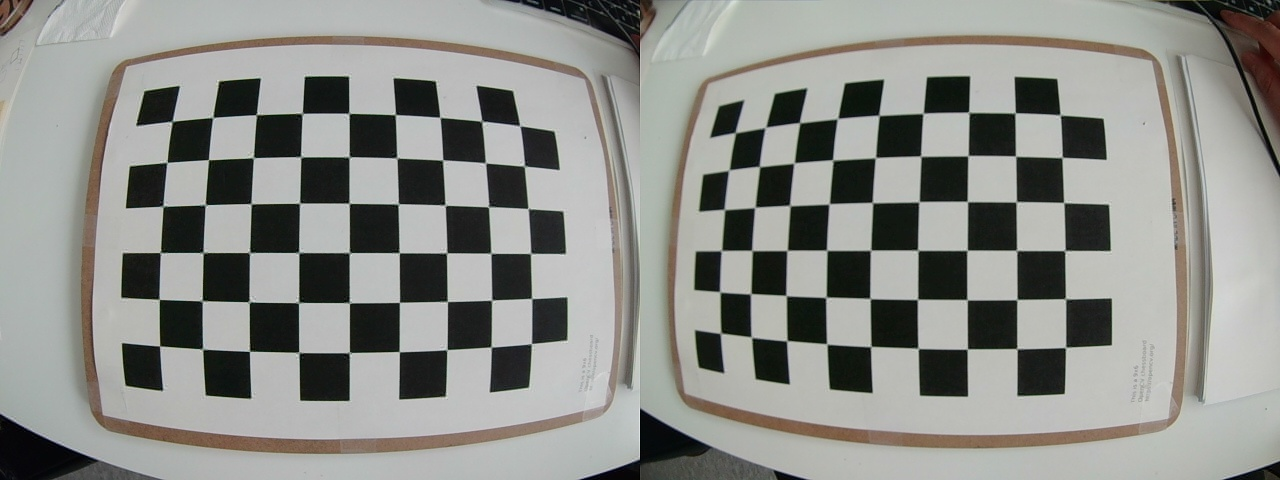
//> input picture src/sCalibration-90/1625714177.54602.jpg, 1280 x 480 px; its folder holds only this picture in this run
$ ./caliParam   (built with g++ and OpenCV 4)
//> lines starting //> are read from the running program, lines starting //| are printed output that depends on the picture; after the words box and inside, x2 and y2 are one past the last pixel; in counts of white or black regions, pixels touching at a corner belong together
#pragma warning(disable:4996);
#include <opencv2/opencv.hpp>
#include <opencv2/calib3d/calib3d.hpp>
#include <opencv2/calib3d/calib3d_c.h>
#include <opencv2/highgui/highgui.hpp>
#include <opencv2/imgproc/imgproc.hpp>
#include <stdio.h>
#include <opencv2/opencv_modules.hpp>
//#include <librealsense2/rs.hpp>
#include <iostream>
#include <vector>

using namespace cv;
using namespace std;

int CHECKERBOARD[2]{ 6, 9 };

int main()
{
	vector<cv::String> images;
	string path = "./linkFolder/sCalibration-90";

	cv::glob(path, images);


	cout << "로드한 이미지 개수 : " << images.size() << endl;
	if (images.size() == 0)
		cout << "이미지가 존재하지 않음! \n" << endl;


	vector<vector<cv::Point3f> > objpoints_right;
	vector<vector<cv::Point3f> > objpoints_left;

	vector<vector<cv::Point2f> > imgpoints_right;
	vector<vector<cv::Point2f> > imgpoints_left;


	vector<cv::Point3f> objp;

	for (int i = 0; i < CHECKERBOARD[1]; i++)
		for (int j = 0; j < CHECKERBOARD[0]; j++)
			objp.push_back(cv::Point3f(j * 10, i * 10, 0));


	cv::Mat frame, gray;
	vector<cv::Point2f> corner_pts;

	bool success;
	char buf[256];
	int index = 0;

	cv::Mat lrImg[2];
	for (int i = 0; i < images.size(); i++)
	{
		frame = cv::imread(images[i]);
//> frame is the input picture: 480 rows x 1280 cols, CV_8UC3; mean B, G, R 136.5, 141, 139.9
		cv::cvtColor(frame, gray, cv::COLOR_BGR2GRAY);
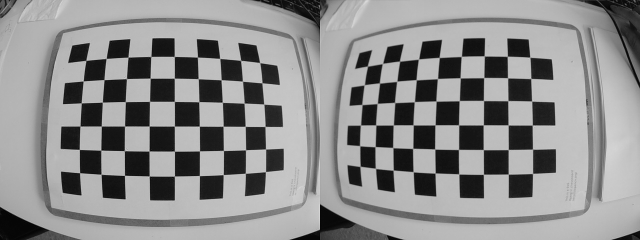
//> gray: 480 rows x 1280 cols, CV_8UC1 (shown at 1/2 size); min 0, max 234, mean 140.2

		lrImg[0] = gray(Range::all(), Range(0, gray.cols/2));
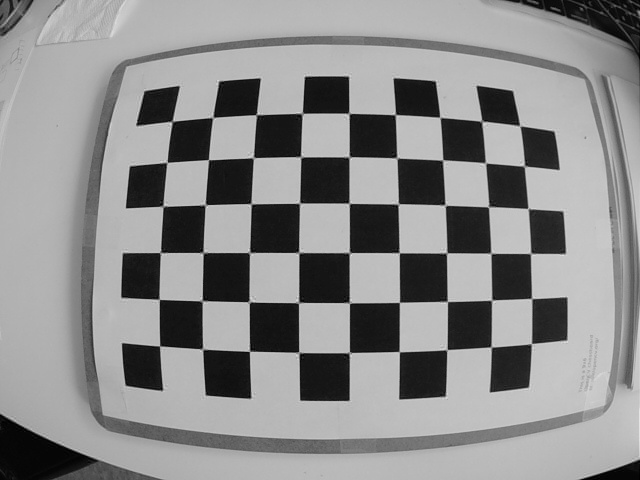
//> lrImg[0]: 480 rows x 640 cols, CV_8UC1; min 0, max 234, mean 138.8
		lrImg[1] = gray(Range::all(), Range(gray.cols/2, gray.cols));
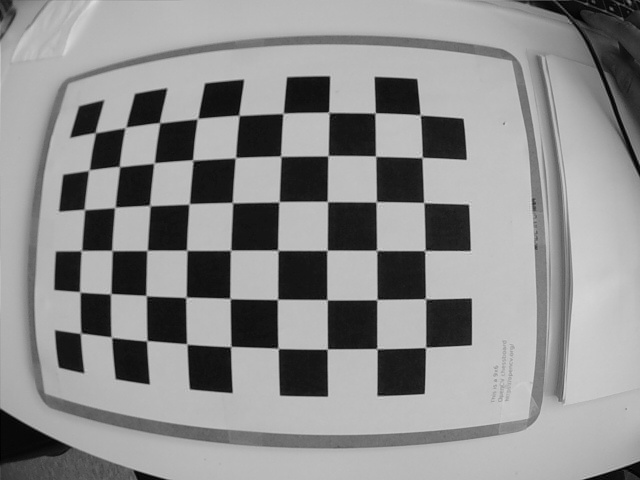
//> lrImg[1]: 480 rows x 640 cols, CV_8UC1; min 0, max 219, mean 141.5

		for(int ii = 0; ii < 2; ii++)
		{

			success = cv::findChessboardCorners(lrImg[ii], cv::Size(CHECKERBOARD[0], CHECKERBOARD[1]), corner_pts,
							CV_CALIB_CB_ADAPTIVE_THRESH | CV_CALIB_CB_FAST_CHECK | CV_CALIB_CB_NORMALIZE_IMAGE);

			if (success)
			{
				cv::TermCriteria criteria(CV_TERMCRIT_EPS | CV_TERMCRIT_ITER, 300, 0.001);

				cv::cornerSubPix(lrImg[ii], corner_pts, cv::Size(11, 11), cv::Size(-1, -1), criteria);


				if((ii % 2) != 0)
					for(int k = 0; k < corner_pts.size(); k++)
						corner_pts[k].x += lrImg[ii].cols;

				cv::drawChessboardCorners(frame, cv::Size(CHECKERBOARD[0], CHECKERBOARD[1]), corner_pts, success);

				if ((ii % 2) == 0)
				{
					objpoints_left.push_back(objp);
					imgpoints_left.push_back(corner_pts);
				}
				else
				{
					objpoints_right.push_back(objp);
					imgpoints_right.push_back(corner_pts);
				}

			}

		}
//> this loop made 2 passes
//> success on passes 1 to 2: true, true
//> pass 1, `cv::drawChessboardCorners(frame, cv::Size(CHECKERBOARD[0], CHECKERBOAR..`:
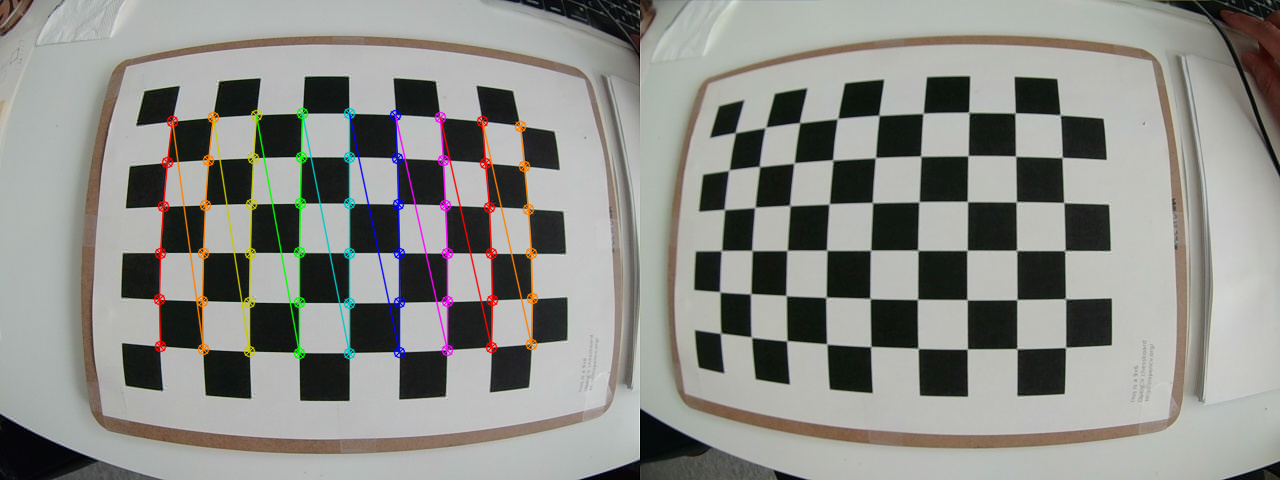
//> frame: 480 rows x 1280 cols, CV_8UC3; 2.64% of pixels changed, all inside (x1, y1, x2, y2) = (153, 107, 539, 360)
//> pass 2, `cv::drawChessboardCorners(frame, cv::Size(CHECKERBOARD[0], CHECKERBOAR..`:
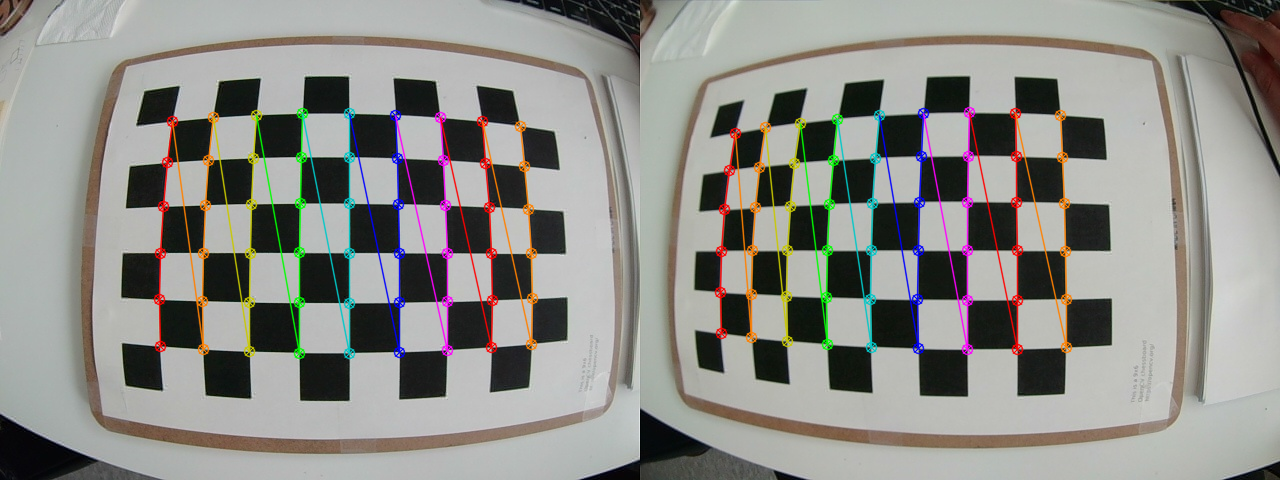
//> frame: 480 rows x 1280 cols, CV_8UC3; 2.56% of pixels changed, all inside (x1, y1, x2, y2) = (714, 106, 1073, 356)
//> after the loop, corner_pts = 54 Points (x, y), first 12: [720.6, 333.3], [719.8, 291.8], [721.4, 250.6], [724.4, 209.5], [728.9, 170.1], [735.3, 132.6], [751.4, 337.2], [750.6, 293.8], [752, 250.5], [754.9, 207.4], [759.4, 166.5], [765.4, 127.5]
// [9 lines of commented-out code are left out]
	}

	cv::destroyAllWindows();

	cv::Mat cameraMatrix_left, distCoeffs_left, R_left, T_left;
	cv::Mat cameraMatrix_right, distCoeffs_right, R_right, T_right;

	// cameraMatrix는 내부 파라미터
	// distCoeffs는 왜곡 파라미터
	// R, T 는 외부 파라미터

	cv::calibrateCamera(objpoints_left, imgpoints_left, cv::Size(gray.rows, gray.cols/2), cameraMatrix_left, distCoeffs_left, R_left, T_left);
//> cameraMatrix_left = [[811.4, 0, 213], [0, 869.1, 299.4], [0, 0, 1]]; distCoeffs_left = [-1.16, -4.67, -0.0729, 0.235, 14.57]; R_left = [[-0.0884, -0.212, -1.55]]; T_left = [[-12.37, 9.88, 172.1]]
	cv::calibrateCamera(objpoints_right, imgpoints_right, cv::Size(gray.rows, gray.cols/2), cameraMatrix_right, distCoeffs_right, R_right, T_right);
//> cameraMatrix_right = [[686.7, 0, 161.6], [0, 1501.9, 394.3], [0, 0, 1]]; distCoeffs_right = [-0.887, 0.573, 0.00462, 0.175, -0.16]; R_right = [[-0.912, 0.279, -1.24]]; T_right = [[203.6, -12.01, 267.1]]

	cv::FileStorage fsFront("CameraParams.xml", cv::FileStorage::WRITE);
	fsFront << "Left_CameraMatrix" << cameraMatrix_left;
	fsFront << "Left_DistCoeffs" << distCoeffs_left;
	fsFront << "Left_Rotation_Vector" << R_left;
	fsFront << "Left_Translation_Vector" << T_left;

	fsFront << "Right_CameraMatrix" << cameraMatrix_right;
	fsFront << "Right_DistCoeffs" << distCoeffs_right;
	fsFront << "Right_Rotation_Vector" << R_right;
	fsFront << "Right_Translation_Vector" << T_right;

	cv::Mat R, T, E, F;
	cv::Size imgsize(gray.rows, gray.cols/2);

	cv::stereoCalibrate(objpoints_left, imgpoints_left, imgpoints_right,
		cameraMatrix_left, distCoeffs_left, cameraMatrix_right, distCoeffs_right, imgsize,
		R, T, E, F, cv::CALIB_FIX_INTRINSIC, cv::TermCriteria(cv::TermCriteria::COUNT + cv::TermCriteria::EPS, 30, 1e-6));
//> R = [[0.639, -0.198, 0.744], [0.00448, 0.967, 0.254], [-0.77, -0.159, 0.619]]; T = [90.3, -65.39, 154.9]


	fsFront << "Rotation_Matrix" << R;
	fsFront << "Translation_Vector" << T;
	fsFront << "Essential_Matrix" << E;
	fsFront << "Fundamental_Matrix" << F;

	cv::Mat R1, R2, P1, P2, Q;
	cv::Rect validRoi[2];

	cv::stereoRectify(cameraMatrix_left, distCoeffs_left, cameraMatrix_right, distCoeffs_right, imgsize,
		R, T, R1, R2, P1, P2, Q, cv::CALIB_ZERO_DISPARITY, 1, imgsize, &validRoi[0], &validRoi[1]);
//> R1 = [[0.922, -0.00496, 0.386], [0.324, 0.554, -0.767], [-0.21, 0.832, 0.513]]; R2 = [[0.877, 0.0974, -0.47], [-0.473, 0.343, -0.812], [0.0821, 0.934, 0.347]]; P1 = [[-1589.4, 0, -909.2, 0], [0, -1589.4, 2267.1, 0], [0, 0, 1, 0]]

	fsFront << "R1" << R1;
	fsFront << "R2" << R2;
	fsFront << "P1" << P1;
	fsFront << "P2" << P2;
	fsFront << "Q" << Q;

	fsFront.release();
	// [11 lines of commented-out code are left out]

	return 0;
}

$ run again, on src/sCalibration-90/1625714237.06397.jpg
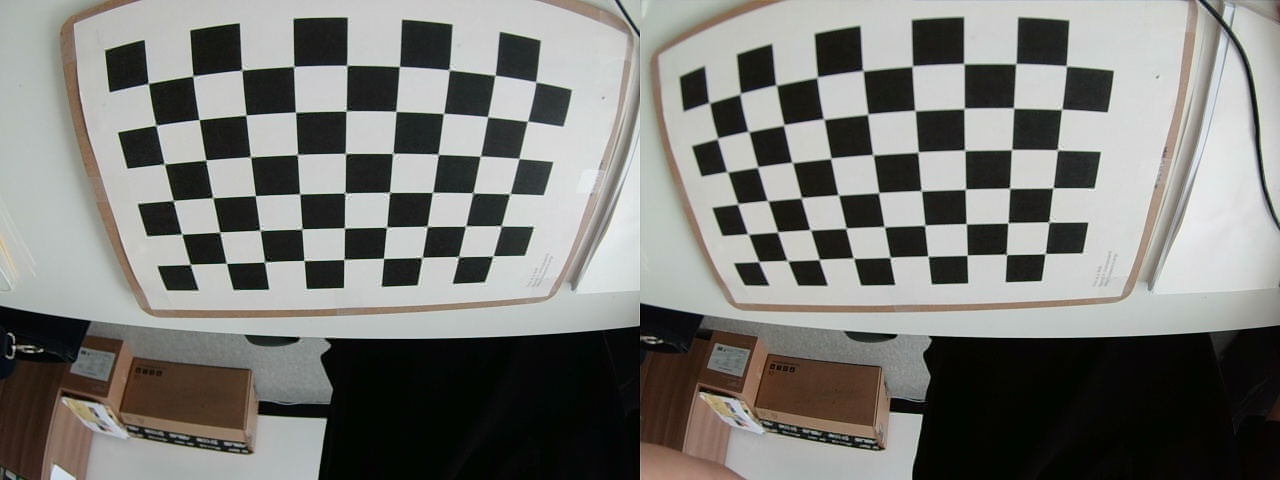
//> input picture src/sCalibration-90/1625714237.06397.jpg, 1280 x 480 px
//> frame is the input picture: 480 rows x 1280 cols, CV_8UC3; mean B, G, R 118.7, 122.5, 122.6
//> `lrImg[1] = gray(Range::all(), Range(gray.cols/2, gray.cols));`:
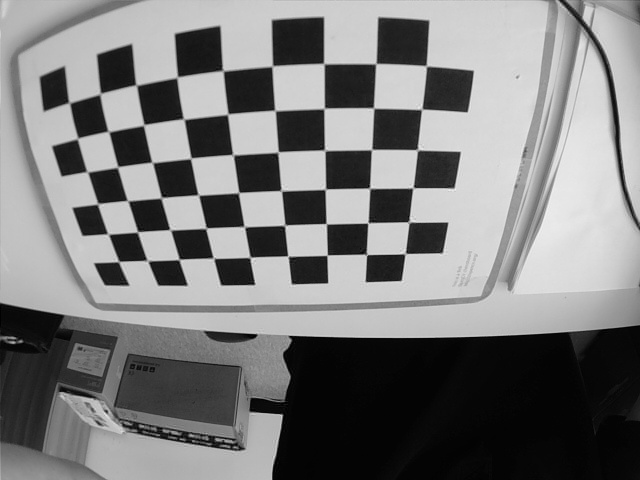
//> lrImg[1]: 480 rows x 640 cols, CV_8UC1; min 0, max 245, mean 123.4
//> the loop `for(int ii = 0; ii < 2; ii++)` made 2 passes
//> success on passes 1 to 2: true, true
//> pass 2, `cv::drawChessboardCorners(frame, cv::Size(CHECKERBOARD[0], CHECKERBOAR..`:
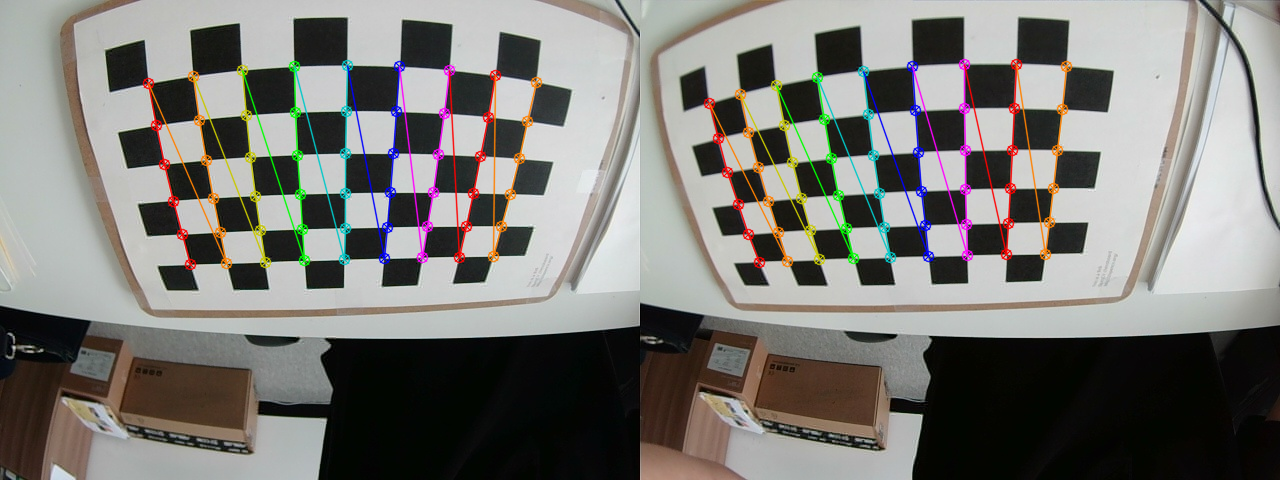
//> frame: 480 rows x 1280 cols, CV_8UC3; mean B, G, R 117.6, 121.8, 123.3
//> after the loop `for(int ii = 0; ii < 2; ii++)`: corner_pts = 54 Points (x, y), first 12: [758.6, 261.5], [748, 234], [737.7, 203.8], [727.2, 171.8], [717.5, 138.4], [709.1, 102.7], [787.4, 260.6], [777.6, 231.9], [767.6, 200.7], [757.6, 167], [748.4, 131.5], [740.2, 93.75]
//> cameraMatrix_left = [[409.3, 0, 348.9], [0, 408.9, 243.4], [0, 0, 1]]; distCoeffs_left = [-0.397, 0.308, 0.0168, -0.000377, -0.164]; R_left = [[0.603, 0.503, -1.5]]; T_left = [[-41.16, 5.01, 100.2]]
//> cameraMatrix_right = [[905.9, 0, 268.1], [0, 671.9, 444.3], [0, 0, 1]]; distCoeffs_right = [0.0839, 0.0717, -0.291, 0.0501, -0.591]; R_right = [[-0.351, 1.68, -1.37]]; T_right = [[113.9, -46.5, 254.7]]
//> R = [[0.256, -0.0968, 0.962], [0.365, 0.931, -0.00332], [-0.895, 0.352, 0.273]]; T = [28.6, -35.86, 188.8]
//> R1 = [[0.9, -0.156, -0.408], [0.14, 0.988, -0.0696], [0.414, 0.00562, 0.91]]; R2 = [[-0.147, 0.185, -0.972], [-0.127, 0.971, 0.204], [0.981, 0.153, -0.119]]; P1 = [[-702.8, 0, -1653.4, 0], [0, -702.8, -128.3, 0], [0, 0, 1, 0]]

$ run again, on src/sCalibration-90/1625714260.21781.jpg
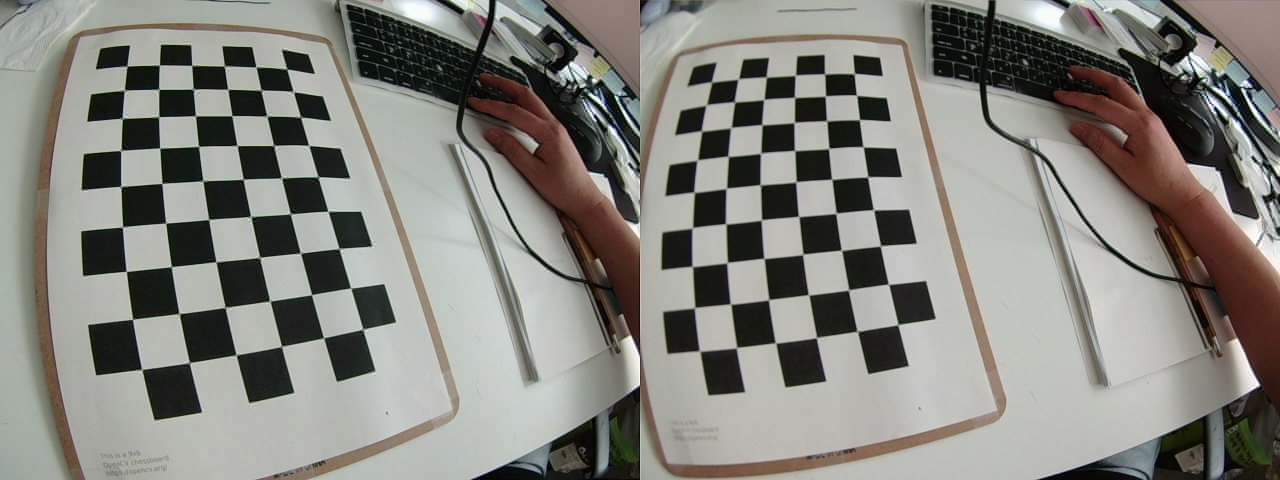
//> input picture src/sCalibration-90/1625714260.21781.jpg, 1280 x 480 px
//> frame is the input picture: 480 rows x 1280 cols, CV_8UC3; mean B, G, R 126.2, 132.4, 133.1
//> `lrImg[1] = gray(Range::all(), Range(gray.cols/2, gray.cols));`:
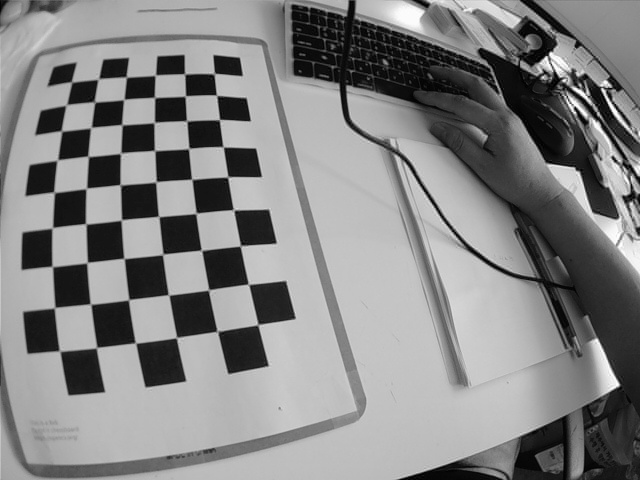
//> lrImg[1]: 480 rows x 640 cols, CV_8UC1; min 0, max 255, mean 132.2
//> the loop `for(int ii = 0; ii < 2; ii++)` made 2 passes
//> success on passes 1 to 2: true, true
//> pass 2, `cv::drawChessboardCorners(frame, cv::Size(CHECKERBOARD[0], CHECKERBOAR..`:
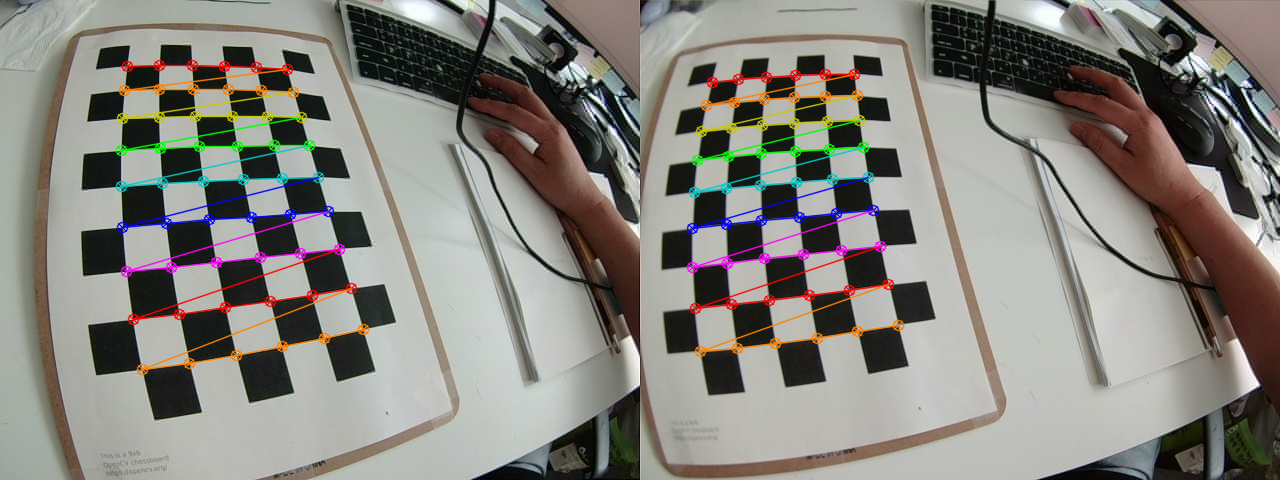
//> frame: 480 rows x 1280 cols, CV_8UC3; mean B, G, R 125.6, 132, 134.2
//> after the loop `for(int ii = 0; ii < 2; ii++)`: corner_pts = 54 Points (x, y), first 12: [711.5, 81.87], [738.3, 78.89], [766.2, 77.02], [795.3, 75.2], [824.6, 73.91], [854.2, 73.57], [706.4, 104.9], [734.4, 101.9], [763.8, 99.47], [794.5, 97.46], [825.3, 96.05], [856.5, 95.21]
//> cameraMatrix_left = [[404.7, 0, 304.4], [0, 387.9, 231.2], [0, 0, 1]]; distCoeffs_left = [-0.383, 0.352, 0.00819, 0.0314, -0.189]; R_left = [[-0.356, -0.465, -0.167]]; T_left = [[-50.31, -47.35, 89.3]]
//> cameraMatrix_right = [[4843.9, 0, 375.3], [0, 2245.9, 394.6], [0, 0, 1]]; distCoeffs_right = [6.91, -529, 0.325, 0.899, 7310.6]; R_right = [[0.0495, -1.16, -0.14]]; T_right = [[26.27, -89.86, 561.4]]
//> R = [[0.738, -0.293, -0.608], [0.102, 0.939, -0.329], [0.667, 0.181, 0.723]]; T = [103.8, -10.95, 539.5]
//> R1 = [[0.793, 0.103, 0.601], [0.000416, 0.985, -0.17], [-0.61, 0.135, 0.781]]; R2 = [[0.189, -0.0199, 0.982], [-0.185, 0.981, 0.0556], [-0.964, -0.192, 0.182]]; P1 = [[-8085.3, 0, -3075.7, 0], [0, -8085.3, 340.8, 0], [0, 0, 1, 0]]
